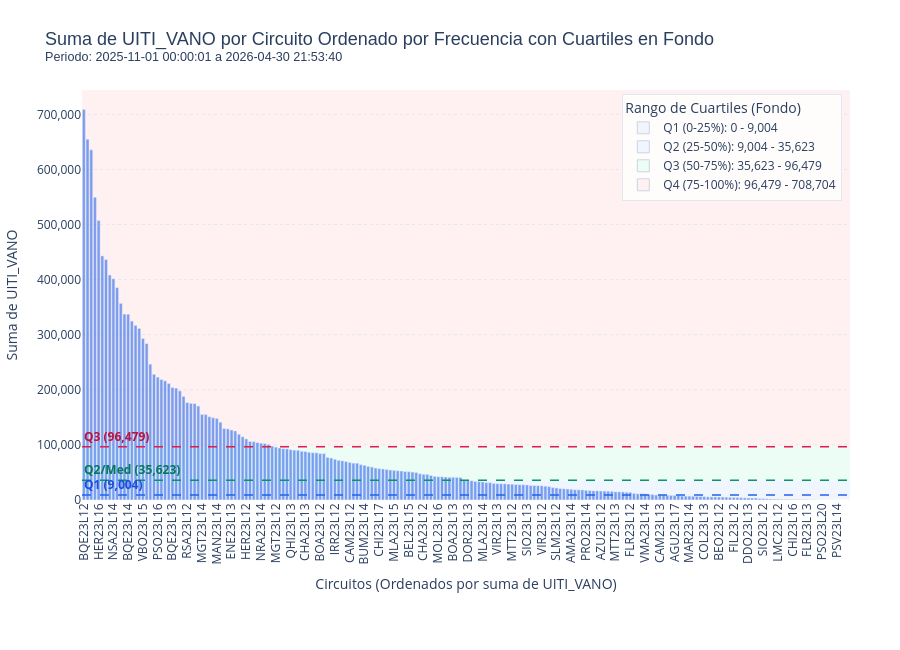

Notebook cell for this chart:
### Code cell
from chec_local_interpreter.plotting import plot_interactive_uiti_vano_sums

# =======================================================
# EJEMPLOS DE USO:
# =======================================================

# 1. Utilizar todo el intervalo de datos (sin filtrar)
fig_sums = plot_interactive_uiti_vano_sums(raw_df)
fig_sums.show()

# 2. Utilizar un intervalo de fechas específico
# fig_sums = plot_interactive_uiti_vano_sums(raw_df, start_date='2025-11-01 00:00:01', end_date='2025-12-01 00:00:01')
# fig_sums.show()

### Figure 1 — Plotly figure (JSON) as saved in the notebook; plotly's stock layout.template omitted (floating-point values rounded to 4 significant figures; data arrays with more than 128 entries replaced by an {"elided": "..."} marker saying what was removed)
{"data": [{"hovertemplate": "%{x}<br>Suma: %{y:,.0f}<extra></extra>", "marker": {"color": "rgba(37, 99, 235, 0.6)"}, "name": "Suma UITI_VANO", "showlegend": false, "type": "bar", "x": {"elided": "208 str values"}, "y": {"elided": "208 float values"}}, {"marker": {"color": "#f1f5f9", "line": {"color": "#cbd5e1", "width": 1}, "size": 12, "symbol": "square"}, "mode": "markers", "name": "Q1 (0-25%): 0 - 9,004", "type": "scatter", "x": [null], "y": [null]}, {"marker": {"color": "#eff6ff", "line": {"color": "#cbd5e1", "width": 1}, "size": 12, "symbol": "square"}, "mode": "markers", "name": "Q2 (25-50%): 9,004 - 35,623", "type": "scatter", "x": [null], "y": [null]}, {"marker": {"color": "#ecfdf5", "line": {"color": "#cbd5e1", "width": 1}, "size": 12, "symbol": "square"}, "mode": "markers", "name": "Q3 (50-75%): 35,623 - 96,479", "type": "scatter", "x": [null], "y": [null]}, {"marker": {"color": "#fff1f2", "line": {"color": "#cbd5e1", "width": 1}, "size": 12, "symbol": "square"}, "mode": "markers", "name": "Q4 (75-100%): 96,479 - 708,704", "type": "scatter", "x": [null], "y": [null]}], "layout": {"annotations": [{"font": {"color": "#1d4ed8"}, "showarrow": false, "text": "<b>Q1 (9,004)</b>", "x": 0, "xanchor": "left", "xref": "x domain", "y": 9004.0, "yanchor": "bottom", "yref": "y"}, {"font": {"color": "#047857"}, "showarrow": false, "text": "<b>Q2/Med (35,623)</b>", "x": 0, "xanchor": "left", "xref": "x domain", "y": 35620.0, "yanchor": "bottom", "yref": "y"}, {"font": {"color": "#be123c"}, "showarrow": false, "text": "<b>Q3 (96,479)</b>", "x": 0, "xanchor": "left", "xref": "x domain", "y": 96480.0, "yanchor": "bottom", "yref": "y"}], "height": 650, "hovermode": "x unified", "legend": {"bgcolor": "rgba(255, 255, 255, 0.8)", "bordercolor": "#e2e8f0", "borderwidth": 1, "title": {"text": "Rango de Cuartiles (Fondo)"}, "x": 0.99, "xanchor": "right", "y": 0.99, "yanchor": "top"}, "margin": {"b": 150, "l": 60, "r": 50, "t": 90}, "paper_bgcolor": "#ffffff", "plot_bgcolor": "rgba(0,0,0,0)", "shapes": [{"fillcolor": "#f1f5f9", "layer": "below", "line": {"width": 0}, "opacity": 1, "type": "rect", "x0": 0, "x1": 1, "xref": "x domain", "y0": 0, "y1": 9004.0, "yref": "y"}, {"fillcolor": "#eff6ff", "layer": "below", "line": {"width": 0}, "opacity": 1, "type": "rect", "x0": 0, "x1": 1, "xref": "x domain", "y0": 9004.0, "y1": 35620.0, "yref": "y"}, {"fillcolor": "#ecfdf5", "layer": "below", "line": {"width": 0}, "opacity": 1, "type": "rect", "x0": 0, "x1": 1, "xref": "x domain", "y0": 35620.0, "y1": 96480.0, "yref": "y"}, {"fillcolor": "#fff1f2", "layer": "below", "line": {"width": 0}, "opacity": 1, "type": "rect", "x0": 0, "x1": 1, "xref": "x domain", "y0": 96480.0, "y1": 744100.0, "yref": "y"}, {"line": {"color": "#2563eb", "dash": "dash", "width": 1.5}, "type": "line", "x0": 0, "x1": 1, "xref": "x domain", "y0": 9004.0, "y1": 9004.0, "yref": "y"}, {"line": {"color": "#059669", "dash": "dash", "width": 1.5}, "type": "line", "x0": 0, "x1": 1, "xref": "x domain", "y0": 35620.0, "y1": 35620.0, "yref": "y"}, {"line": {"color": "#e11d48", "dash": "dash", "width": 1.5}, "type": "line", "x0": 0, "x1": 1, "xref": "x domain", "y0": 96480.0, "y1": 96480.0, "yref": "y"}], "title": {"font": {"family": "Arial, sans-serif", "size": 18}, "text": "Suma de UITI_VANO por Circuito Ordenado por Frecuencia con Cuartiles en Fondo<br><sup>Periodo: 2025-11-01 00:00:01 a 2026-04-30 21:53:40</sup>"}, "xaxis": {"range": [-0.5, 207.5], "showgrid": false, "tickangle": -90, "title": {"text": "Circuitos (Ordenados por suma de UITI_VANO)"}}, "yaxis": {"gridcolor": "#e2e8f0", "griddash": "dot", "gridwidth": 1, "range": [0, 744100.0], "showgrid": true, "tickformat": ",.0f", "title": {"text": "Suma de UITI_VANO"}}}}
